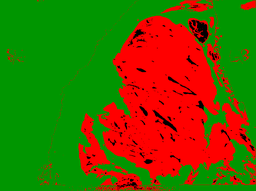
#> input picture sample1.tif, 256 x 191 px, shrunk from 768 x 572 before the run
$ python process_image.py
#> lines starting #> are read from the running program, lines starting #| are printed output that depends on the picture
### tif_to_png.py
from PIL import Image
import os

def tif_to_png_converter(input_file):
    # Open the TIF image
#> called with input_file = 'sample1.tif'
    tif_image = Image.open(input_file)
#> tif_image is the input picture: PIL image 256x191 RGB; mean R, G, B 89.2, 94.1, 0
#> call 2 of tif_to_png_converter, with input_file = 'sample2.tif'
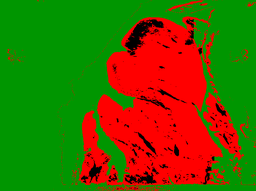
#> input picture sample2.tif, 256 x 191 px, shrunk from 768 x 572 before the run
#> in tif_to_png_converter, tif_image is the input picture: PIL image 256x191 RGB; mean R, G, B 86, 94.1, 0
#> call 3 of tif_to_png_converter, with input_file = 'sample3.tif'
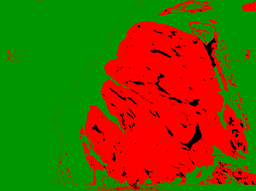
#> input picture sample3.tif, 256 x 191 px, shrunk from 768 x 572 before the run
#> in tif_to_png_converter, tif_image is the input picture: PIL image 256x191 RGB; mean R, G, B 98.8, 88.3, 0

    # Get the file name and directory
    file_name, _ = os.path.splitext(input_file)
    output_file = file_name + ".png"

    # Convert and save as PNG in the same directory
    tif_image.save(output_file, "PNG")
    print(f"Converted {input_file} to {output_file}")

# # Provide the path to the TIF image file
# input_file = "image_one.tif"

# # Call the function
# tif_to_png(input_file)

### process_image.py
import os
from PIL import Image
from tif_to_png import tif_to_png_converter

def create_image_two(image_path):
    # Open the input image
#> called with image_path = 'sample1.png'
    img = Image.open(image_path)

    # Create a blank image of the same size
    img_two = Image.new("RGB", img.size)
#> img_two: PIL image 256x191 RGB; every value is 0

    # Load pixel data
    pixels = img.load()
    pixels_two = img_two.load()

    # Threshold for considering a color as red
    red_threshold = 100  # Adjust this threshold as needed

    # Iterate through each pixel
    for i in range(img.size[0]):  # Width
        for j in range(img.size[1]):  # Height
            # Get the RGB values of the pixel
            r, g, b = pixels[i, j]

            # If the pixel is similar to red, set it to red
            if r > red_threshold and g < red_threshold and b < red_threshold:
                pixels_two[i, j] = (255, 0, 0)  # Red
            else:
                pixels_two[i, j] = (255, 255, 255)  # Green (non-red pixels)
    print("Two-Tone Color Grading Complete")

    # Color the outline black [remember, the dimensions are 768x572] & [row, col]
    for i in range(img.size[0]):  # For all pixels in range (width)
        pixels_two[i, 0] = (0, 0, 0) #the top row
        pixels_two[i, img.size[1] - 1] = (0, 0, 0) # the bottom row
    for i in range(img.size[1]):  # For all pixels in range (width)
        pixels_two[0, i] = (0, 0, 0) #the leftmost column
        pixels_two[img.size[0] - 1, i] = (0, 0, 0) # the rightmost column

    for x in range(64):#64 iterations should be enough to get decent accuracy
        for i in range(img.size[0] - 1):  # Width
            for j in range(img.size[1] - 1):  # Height
                if pixels_two[i, j] == (255, 255, 255): # if the pixel equals green
                    #checks the neighboring cells in all eight directions around it for black
                    if pixels_two[i + 1, j + 1] == (0, 0, 0):
                        pixels_two[i, j] = (0, 0, 0)
                    elif pixels_two[i + 1, j] == (0, 0, 0):
                        pixels_two[i, j] = (0, 0, 0)
                    elif pixels_two[i + 1, j - 1] == (0, 0, 0):
                        pixels_two[i, j] = (0, 0, 0)
                    elif pixels_two[i, j + 1] == (0, 0, 0):
                        pixels_two[i, j] = (0, 0, 0)
                    elif pixels_two[i, j] == (0, 0, 0):
                        pixels_two[i, j] = (0, 0, 0)
                    elif pixels_two[i, j - 1] == (0, 0, 0):
                        pixels_two[i, j] = (0, 0, 0)
                    elif pixels_two[i - 1, j + 1] == (0, 0, 0):
                        pixels_two[i, j] = (0, 0, 0)
                    elif pixels_two[i - 1, j] == (0, 0, 0):
                        pixels_two[i, j] = (0, 0, 0)
                    elif pixels_two[i - 1, j - 1] == (0, 0, 0):
                        pixels_two[i, j] = (0, 0, 0)

    print("Three-Tone Color Grading Complete")
    # Save the resulting image
    filename = "out" + image_path
    img_two.save(filename)
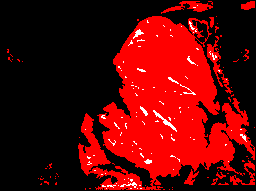
#> saved as outsample1.png: PIL image 256x191 RGB; mean R, G, B 95, 3.6, 3.6

    # Display the image
    #img_two.show()


# Convert TIF image to PNG
tif_to_png_converter("sample1.tif")
tif_to_png_converter("sample2.tif")
tif_to_png_converter("sample3.tif")

create_image_two("sample1.png")
create_image_two("sample2.png")
#> call 2 of create_image_two, with image_path = 'sample2.png'
#> in create_image_two (call 2), `img_two.save(filename)`:
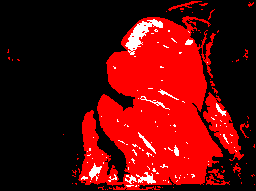
#> saved as outsample2.png: PIL image 256x191 RGB; mean R, G, B 95.4, 7.2, 7.2
create_image_two("sample3.png")
#> call 3 of create_image_two, with image_path = 'sample3.png'
#> in create_image_two (call 3), `img_two.save(filename)`:
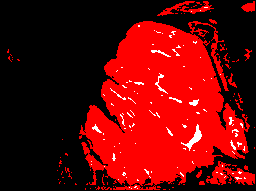
#> saved as outsample3.png: PIL image 256x191 RGB; mean R, G, B 105.3, 4.4, 4.4
